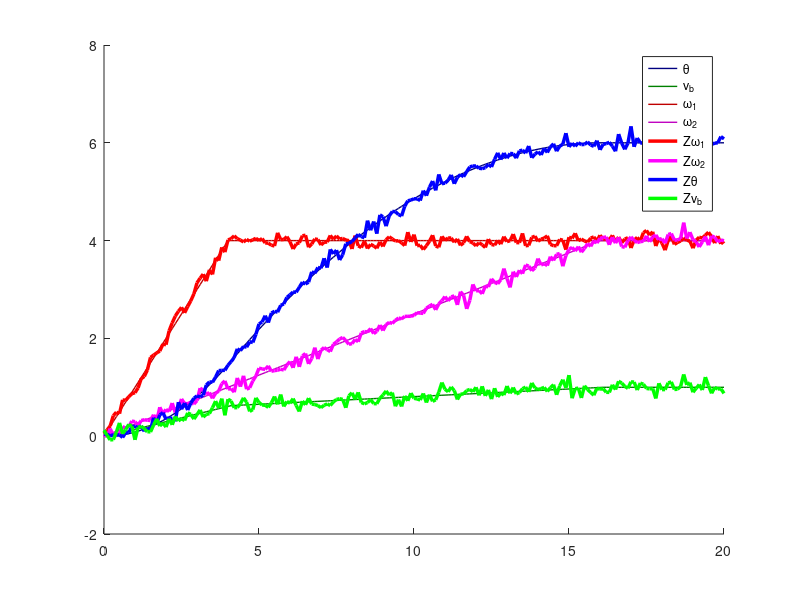

This chart was generated by the following MATLAB code: (Note: this script raises an error after producing the figure.)
% KALMAN_FILTER - updates a system state vector estimate based upon an
%                 observation, using a discrete Kalman filter.
%
% File inspired from "Learning the Kalman Filter" by Michael C. Kleder
% http://ch.mathworks.com/matlabcentral/fileexchange/5377-learning-the-kalman-filter
%
% FORM OF EQUATIONS USED IN THIS FILE
%
% STATE UPDATE
%
% x = Ax + Bu + w  
%
% MEASUREMENT UPDATE
% z = Hx + v       

% where w ~ N(0,Q) meaning w is gaussian noise with covariance Q
%       v ~ N(0,R) meaning v is gaussian noise with covariance R
%
% VECTOR VARIABLES:
%
% s.x = state vector estimate. In the input struct, this is the
%       "a priori" state estimate. In the output struct,
%       this is the "a posteriori" state estimate.
% s.z = observation vector
% s.u = input control vector, optional (defaults to zero).
%
% MATRIX VARIABLES:
%
% state_.A = state transition matrix (defaults to identity).
% state_.P = covariance of the state vector estimate. In the input struct,
%       this is "a priori," and in the output it is "a posteriori."
%       (required unless autoinitializing as described below).
% state_.B = input matrix, optional (defaults to zero).
% state_.Q = process noise covariance (defaults to zero).
% state_.R = measurement noise covariance (required).
% state_.H = observation matrix (defaults to identity).
%
% NORMAL OPERATION:
%
% (1) define all state definition fields: A,B,H,Q,R
% (2) define intial state estimate: x,P
% (3) obtain observation and control vectors: z,u
% (4) call the filter to obtain updated state estimate: x,P
% (5) return to step (3) and repeat
%
% INITIALIZATION:
%
% If an initial state estimate is unavailable, then it can be obtained
% from the first observation as follows, provided that there are the
% same number of observable variables as state variables. This "auto-
% intitialization" is done automatically if state_.x is absent or NaN.
%
% x = inv(H)*z
% P = inv(H)*R*inv(H')
%
% This is mathematically equivalent to setting the initial state estimate
% covariance to infinity.
%

%% Problem Description %%
% This specific example considers a simple bi-wheeled robot model
% (each wheel can rotate independently to the other, and they both have
% the same radius while the robot Center-of-Mass lies at the center of
% their inter-axial distance)
% 
% The considered system states are:
% omega_1 : rotational speed of wheel 1 [rad/s]
% omega_2 : rotational speed of wheel 2 [rad/s]
% v_b   : velocity of the robot CoM [m/s] 
% theta : orientation angle of the robot [rad]
%
% The assembled state vector is:
% x = [omega_1 , omega_2 , v_b , theta]^T
% 
% Linear velocity of wheels i=1,2 : v_i = r * omega_i (where r the common radius)
% Linear velocity of robot : v_b = (v_1 + v_2)/2 
% Orientation angular speed of robot : omega_b = (v1 - v2)/d (where d the wheel inter-axle distance)
% Orientation angle of  robot : theta_{k} = theta_{k-1} + omega_b * Ts (where Ts the discrete sampling time) 
%
% Two measurement case setups are implemented:
% Case1: We only get measuements for states omega_i (rotational speed encoders on wheels)
% Case2: We get the measuremetns of Case1 as well as measurements for the states v_b (odometry) and theta (magnetometer)
%
%% Setup:
clear all;
clc;
close all;

% System (Model) Sampling Time
Ts = 0.1;
% Axle-to-axle Wheel distance
d  = 1.0;
% Wheel radius
r  = 0.25;

% Process uncertainty - noise stdev 
Q_rho = deg2rad(1); %[rad/s]
Q_v = 0.1; %[m/s]
Q_theta = deg2rad(1); %[rad]

% Measurement uncertainty - noise stdev 
R_rho = deg2rad(5); %wheel rotational speed encoders [rad/s]
R_v = 0.1; %robot velocity odometry [m/s] (only Case2)
R_theta = deg2rad(5); % robot orientation magnetometer [rad] (only Case2)

% Measurement case {1,2}
R_case = 2; 
% Note: try setting wheel_max=Inf for both measurement cases

%% Problem Definition:
clear state_
% Initial state
state_.x = [0;0;0;0];
% State Update Matrix (ss acquired from Problem Description)
state_.A = [1 0 r*Ts/d -r*Ts/d;
            0 0 r/2    r/2;
            0 0 1      0; 
            0 0 0      1];

% Define a process noise (stdev) % variance, hence stdev^2
state_.Q = [Q_theta^2 0     0       0;
            0         Q_v^2 0       0;
            0         0     Q_rho^2 0;
            0         0     0       Q_rho^2];
% Scale process noise model (if necessary)
state_.Q = state_.Q * 1;

% Case1: We only have measurements from rotational speed encoders (wheel rotational speed)
if (R_case==1)
% Define the measurement matrix:
state_.H = [0 0 1 0;  %encoder1 measures wheel speed (omega_1)
            0 0 0 1]; %encoder2 measures wheel speed (omega_2)
% Define a measurement error (stdev) % variance, hence stdev^2
state_.R = [R_rho^2 0;
            0       R_rho^2];
end
% Case2: We have measurements from rotational speed encoders (wheel rotational speed)
% & robot vecocity (odometry) & robot orientation (magnetometer) 
if (R_case==2)
% Define the measurement matrix:
state_.H = [0 0 1 0;  %encoder1 measures wheel speed (omega_1)
            0 0 0 1;  %encoder2 measures wheel speed (omega_2)
            1 0 0 0;  %magnetometer measures orientation (theta)
            0 1 0 0]; %odometry measures velocity (v_b)
% Define a measurement error (stdev) % variance, hence stdev^2
state_.R = [R_rho^2 0       0         0;
            0       R_rho^2 0         0;
            0       0       R_theta^2 0;
            0       0       0         R_v^2];  
end

% Scale sensor noise model (if necessary)
state_.R = state_.R * 1;

% Do not define any system input (control) functions:
state_.B = [0;0;0;0];
state_.u = 0;
%Large initial MSE covariace (uncertainty)
state_.P = 1000*ones(4); 

%% Generate signals:
% Run from 0[s] to tend[s] (final time)
tend = 20;
tvec = [0:Ts:tend];

% Real (True,Noise-Less) state profile (wheels 1,2 rotational speeds) 
wheel_1_slope = 1; %increase/decrease slope [(m/s)/s]
wheel_2_slope = 0.25 %increase/decrease slope [(m/s)/s]
wheel_max = 1.0/r; %[m/s]->[rad/s] max speed
%wheel_max = Inf; %no max

% Create slope profiles for states
x3 = tvec * wheel_1_slope;
x4 = tvec * wheel_2_slope;
% Constrain slope profiles for states
x3 = max(x3,-wheel_max*ones(size(x3)));
x3 = min(x3,wheel_max*ones(size(x3)));
x4 = max(x4,-wheel_max*ones(size(x4)));
x4 = min(x4,wheel_max*ones(size(x4)));
%Simulate remainder of system dynamics to obtain Real (True,Noise-less) state profile
x = [0;0;x3(1);x4(1)];
u = 0;
x1 = [];
x2 = [];
for i=1:length(tvec)
    x_new = state_.A*x + state_.B*u;
    x1 = [x1 x_new(1)];
    x2 = [x2 x_new(2)];
    x = [x_new(1);x_new(2);x3(i);x4(i)];   
end

% Artificially create measurements by superimposing measuement noise (possible scaled to more/less than sensor model)
z1 = x3 + randn([1 length(x3)]) * R_rho * 1;
z2 = x4 + randn([1 length(x4)]) * R_rho * 1;
z3 = x1 + randn([1 length(x1)]) * R_theta * 1;
z4 = x2 + randn([1 length(x2)]) * R_v * 1;

figure;
hold on;
plot(tvec,x1,'Color',[0 0 0.5],'LineWidth',1); %theta
plot(tvec,x2,'Color',[0 0.5 0],'LineWidth',1); %v_b 
plot(tvec,x3,'Color',[0.75 0 0],'LineWidth',1); %omega_1
plot(tvec,x4,'Color',[0.75 0 0.75],'LineWidth',1); %omega_2
plot(tvec,z1,'Color',[1 0 0],'LineWidth',2.5); %omega_1_meas
plot(tvec,z2,'Color',[1 0 1],'LineWidth',2.5); %omega_2_meas
if (R_case==1) %Measurements of Case1
  legend('\theta','v_b','\omega_1','\omega_2','Z\omega_1','Z\omega_2');
end
if (R_case==2) %Extra Measurements of Case2
  plot(tvec,z3,'Color',[0 0 1],'LineWidth',2.5); %theta_meas
  plot(tvec,z4,'Color',[0 1 0],'LineWidth',2.5); %v_b_meas
  legend('\theta','v_b','\omega_1','\omega_2','Z\omega_1','Z\omega_2','Z\theta','Zv_b');
end

%% Filter operation:
for i=1:length(tvec)-1
   if (R_case==1) %Case1: base measurements from wheel speed encoders
     state_(end).z = [z1(i);z2(i)];
   end
   if (R_case==2) %Case2: 2 extra measurements from magnetometer and odometry
     state_(end).z = [z1(i);z2(i);z3(i);z4(i)];
   end
   state_(end+1)=kalman_filter(state_(end)); % perform a Kalman filter iteration
end

figure
hold on
grid on

% Plot true (noise-less) state data:
plot(tvec,x1,'Color',[0 0 1],'LineWidth',2.0); %theta
plot(tvec,x2,'Color',[0 0.5 0],'LineWidth',2.0); %v_b
plot(tvec,x3,'Color',[0.75 0   0],'LineWidth',2.0); %omega_1
plot(tvec,x4,'Color',[0.75 0   0.75],'LineWidth',2.0); %omega_2

% Plot a-posteriori state estimates:
state_x = [];
for i=1:length(state_)
    state_x = [state_x state_(i).x];
end
plot(tvec,state_x(1,:),'Color',[0 0 0.75],'LineWidth',0.5);  %theta_estim
plot(tvec,state_x(2,:),'Color',[0 0.75 0],'LineWidth',0.5); %v_b_estim
plot(tvec,state_x(3,:),'Color',[0.75 0   0],'LineWidth',0.5); %omega_1_estim
plot(tvec,state_x(4,:),'Color',[0.75 0   0.75],'LineWidth',0.5); %omega_2_estim

% Plot measurement data:
state_z = [];
for i=1:length(state_)
    state_z = [state_z state_(i).z];
end
plot(tvec,state_z(1,:),'Color',[1 0 0],'LineStyle','none','Marker','.'); %omega_1_meas
plot(tvec,state_z(2,:),'Color',[1 0 1],'LineStyle','none','Marker','.'); %omega_2_meas
if (R_case==1) %Measurements of Case1
  legend('\theta','v_b','\omega_1','\omega_2','KF\theta','KFv_b','KF\omega_1','KF\omega_2','Z\omega_1','Z\omega_2');
end
if (R_case==2) %Extra Measurements of Case2
  plot(tvec,state_z(3,:),'Color',[0 0 1],'LineStyle','none','Marker','.'); %theta_meas
  plot(tvec,state_z(4,:),'Color',[0 1 0],'LineStyle','none','Marker','.'); %v_b_meas
  legend('\theta','v_b','\omega_1','\omega_2','KF\theta','KFv_b','KF\omega_1','KF\omega_2','Z\omega_1','Z\omega_2','Z\theta','Zv_b');
end
hold off

%% Extra plot of 2D-position in x/y axes
% Information is not part of system states, we derive it from integrating theta-rotated velocity v_b 

figure;
hold on;
axis equal;
x_true = [0];
y_true = [0];
x_estim = [0];
y_estim = [0];
for i=2:length(tvec)
    x_true = [x_true x_true(end)+x2(i)*cos(x1(i))];
    y_true = [y_true y_true(end)+x2(i)*sin(x1(i))];
    x_estim = [x_estim x_estim(end)+state_x(2,i)*cos(state_x(1,i))];
    y_estim = [y_estim y_estim(end)+state_x(2,i)*sin(state_x(1,i))];
end
plot(x_true,y_true,'b');
plot(x_estim,y_estim,'r');
xlabel('x'); ylabel('y');
legend('True','KF-estimated');


